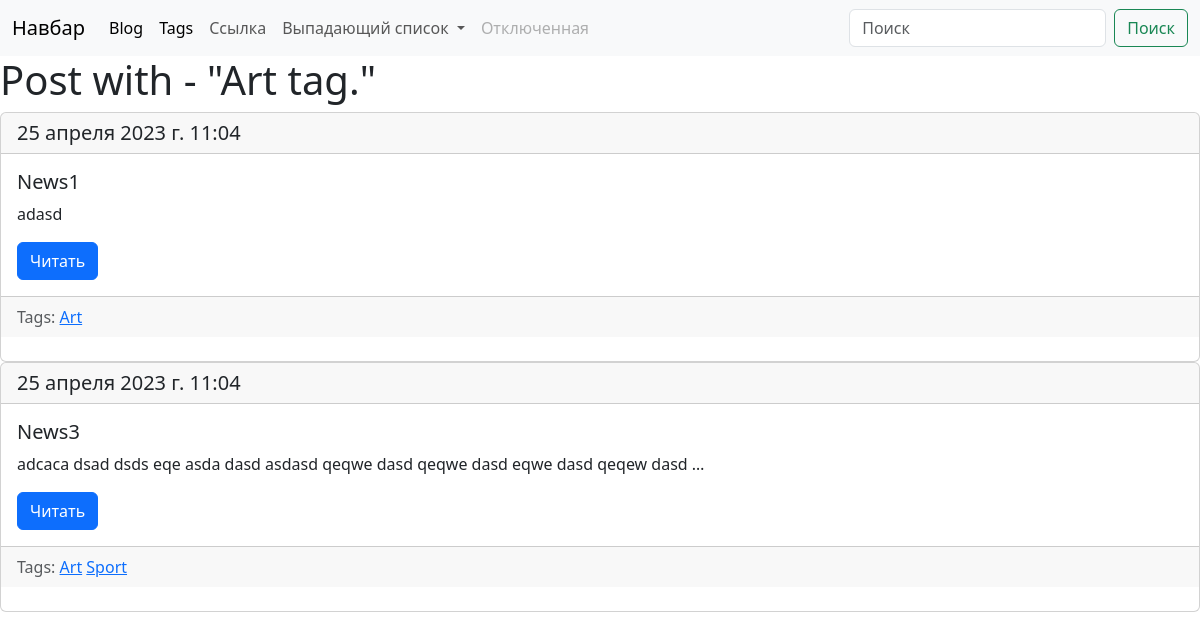
/blog/tag/art/, run on the app's committed database.
### blog/models.py (models this page shows, shortened)
class Tag(models.Model):
    title = models.CharField(max_length=50)
    slug = models.SlugField(max_length=50, unique=True)
    def get_absolute_url(self):
        return reverse('tag_detail_url', kwargs={'slug': self.slug})

class Post(models.Model):
    title = models.CharField(max_length=150, db_index=True)
    slug = models.SlugField(max_length=150, unique=True)
    body = models.TextField(blank=True, db_index=True)
    date_pub = models.DateTimeField(auto_now_add=True)
    tags = models.ManyToManyField('Tag', blank=True, related_name='posts') # рекомендуется писать в главном классе а не в обслуживающем это не конвенция а просто мнение  OM
    def get_absolute_url(self): #создает ссылку на объект тем самым упрощая доступ по соглашениям джанго в разных местах кода
        return reverse('post_detail_url', kwargs={'slug': self.slug}) #функция формирует ссылку на конкретный объект

### blog/views.py (the view)
# urls.py: path('tag/<str:slug>/', TagDetail.as_view(), name='tag_detail_url')
class TagDetail(ObjectDatailMixin, View):
    model = Tag
    template = 'blog/list_posts_tag.html'

### blog/utils.py (called while the page is built)
    def get(self, request, slug):
        object = get_object_or_404(self.model, slug__iexact=slug)
        return render(request, self.template, context={self.model.__name__.lower(): object}) #тут мы через нейм обращаемся к имени модели (строка) и после делаем все буквы строчными

### blog/templates/blog/list_posts_tag.html (shortened to what this page needs)
{% extends 'blog/base_blog.html' %}
{% block content %}
<H1>Post with - "{{ tag.title|title }} tag."</H1>
{% for post in tag.posts.all %}
{% include 'blog/include/post_card_tamplate.html' %}
{% endfor %}
{% endblock %}

### blog/templates/blog/base_blog.html (shortened to what this page needs)
<!DOCTYPE html>
<html lang="en">
<head>
    <link href="https://cdn.jsdelivr.net/npm/bootstrap@5.3.0-alpha3/dist/css/bootstrap.min.css" rel="stylesheet">
</head>
<body>
<nav class="navbar navbar-expand-lg bg-body-tertiary">
  <div class="container-fluid">
    <a class="navbar-brand" href="#">Навбар</a>
    <div class="collapse navbar-collapse" id="navbarSupportedContent">
      <ul class="navbar-nav me-auto mb-2 mb-lg-0">
        <li class="nav-item">
          <a class="nav-link active" aria-current="page" href="{% url 'posts_list_url' %}">Blog</a>
        </li>
        <li class="nav-item">
          <a class="nav-link active" aria-current="page" href="{% url 'tags_list_url' %}">Tags</a>
        </li>
        <li class="nav-item">
          <a class="nav-link" href="#">Ссылка</a>
        </li>
        <li class="nav-item dropdown">
          <a class="nav-link dropdown-toggle" href="#" role="button" data-bs-toggle="dropdown" aria-expanded="false">
            Выпадающий список
          </a>
        </li>
        <li class="nav-item">
          <a class="nav-link disabled">Отключенная</a>
        </li>
      </ul>
      <form class="d-flex" role="search">
        <input class="form-control me-2" type="search" placeholder="Поиск" aria-label="Поиск">
        <button class="btn btn-outline-success" type="submit">Поиск</button>
      </form>
    </div>
  </div>
</nav>
{% block content %}
{% endblock %}
</body>
</html>

### blog/templates/blog/include/post_card_tamplate.html
<div class="card">
  <h5 class="card-header">{{post.date_pub}}</h5>
  <div class="card-body">
    <h5 class="card-title">{{post.title}}</h5>
    <p class="card-text">{{post.body|truncatewords:15}}</p>
    <a href="{{ post.get_absolute_url }}" class="btn btn-primary">Читать</a>
  </div>
<div class="card-footer text-body-secondary">
  Tags:
  {% for tag in post.tags.all %}
  <a href="{{ tag.get_absolute_url }}">{{ tag.title }}</a>
  {% endfor %}
  </div>
  <br>
</div>

### data on the page
Tag: title "Art"
Post: date_pub "25 апреля 2023 г. 11:04", title "News1", body "adasd"
Post: date_pub "25 апреля 2023 г. 11:04", title "News3", body "adcaca dsad dsds eqe asda dasd asdasd qeqwe dasd qeqwe dasd eqwe dasd qeqew dasd …"
Tag: title "Sport"
